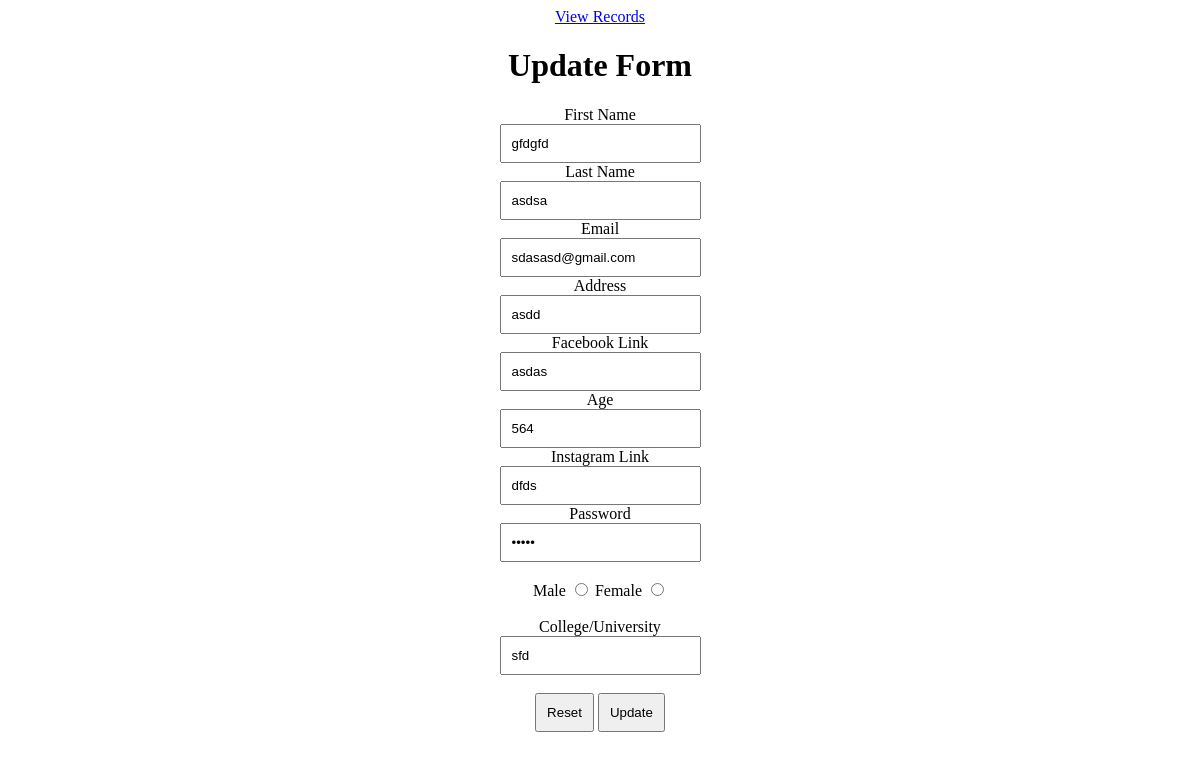
Page /update.php?update_id=6 on the earlier database version.
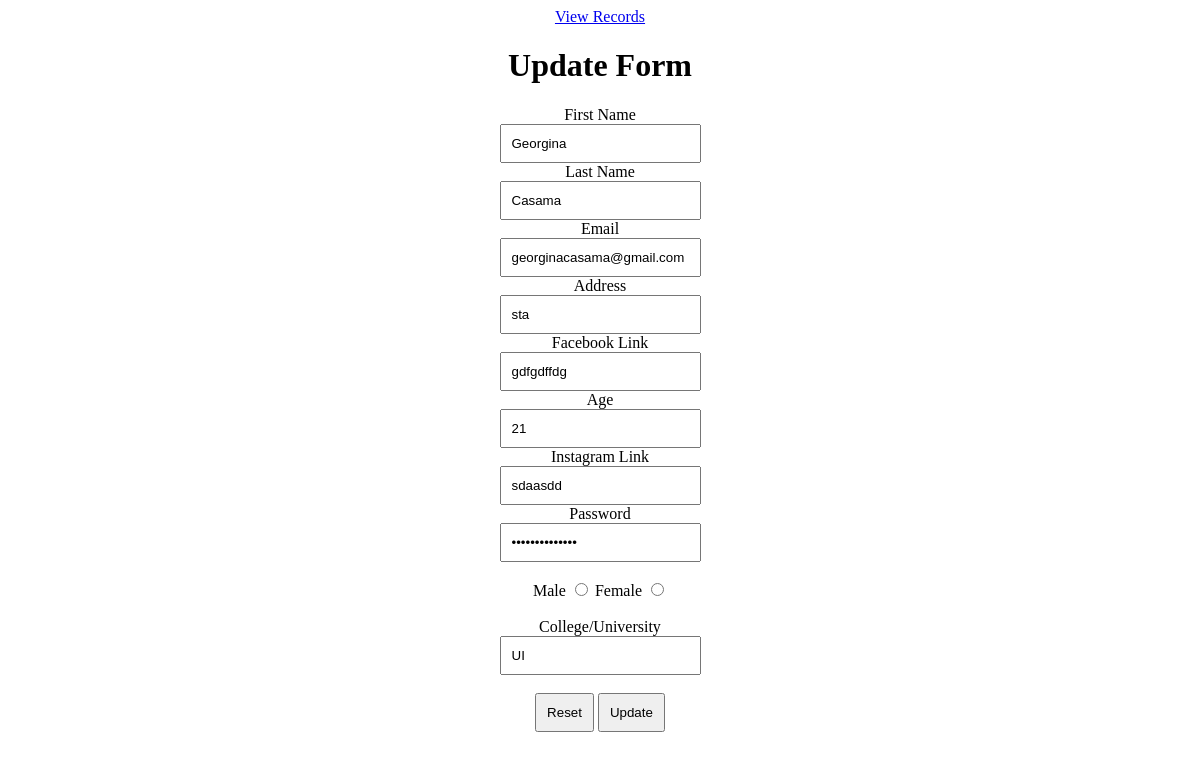
Same page on the later database version.
### tables this page shows
CREATE TABLE `user_profile` (
  `id` int(255) NOT NULL,
  `firstName` varchar(255) NOT NULL,
  `lastName` varchar(255) NOT NULL,
  `email` varchar(255) NOT NULL,
  `address` varchar(255) NOT NULL,
  `fbLink` varchar(255) NOT NULL,
  `age` int(255) NOT NULL,
  `instaLink` varchar(255) NOT NULL,
  `password` varchar(255) NOT NULL,
  `gender` varchar(255) NOT NULL,
  `school` varchar(255) NOT NULL
);

### update.php (the view, shortened to what this page needs)
<?php
    include "conn.php";
    $update_id = $_GET['update_id'];
?>
<!DOCTYPE html>
<html lang="en">
<head>
</head>
<body>
<div class="form-container">
        <center>
            <a href="records.php">View Records</a>
            <?php
                $get_data = mysqli_query($conn, "SELECT * FROM user_profile WHERE id = '$update_id'");
                while($row_data = mysqli_fetch_object($get_data)){
                    $firstName = $row_data -> firstName;
                    $lastName = $row_data -> lastName;
                    $email = $row_data -> email;
                    $address = $row_data -> address;
                    $fbLink = $row_data -> fbLink;
                    $age = $row_data -> age;
                    $instaLink = $row_data-> instaLink;
                    $password = $row_data -> password;
                    $gender = $row_data-> gender;
                    $school = $row_data-> school;
                }
            ?>
            <h1>Update Form</h1>
            <form action="login.php?update_id=<?php echo $update_id?>" method="post">
                <label>First Name</label>
                <br>
                <input type="text" name="fname" placeholder="Enter first name"  value=<?php echo $firstName?>   required>
                <br>
                <label>Last Name</label>
                <br>
                <input type="text" name="lname" placeholder="Enter last nane" value=<?php echo $lastName?>  required>
                <br>
                <label>Email</label>
                <br>
                <input type="email" name="email" placeholder="Enter email" value=<?php echo $email?>    required>
                <br>
                <label>Address</label>
                <br>
                <input type="text" name="address"  placeholder="Enter address" value=<?php echo $address?>  required>
                <br>
                <label>Facebook Link</label>
                <br>
                <input type="text" name="fb_link"  placeholder="Enter facebook link" value=<?php echo $fbLink?> required>
                <br>
                <label>Age</label>
                <br>
                <input type="number" name="age" placeholder="Enter age" value=<?php echo $age?> required>
                <br>
                <label>Instagram Link</label>
                <br>
                <input type="text" name="insta_link" placeholder="Enter instagram link" value=<?php echo $instaLink?> required>
                <br>
                <label>Password</label>
                <br>
                <input type="password" name="pass" placeholder="Enter password" value=<?php echo $password?>  required>
                <br>
                <br>
                <label>Male</label>
                <input type="radio" name="gender" value="Male" value=<?php echo $gender?> required>
                <label>Female</label>
                <input type="radio" name="gender" value="Female" value=<?php echo $gender?> required>
                <br>
                <br>
                <label>College/University</label>
                <br>
                <input type="text" name="school"  placeholder="Enter college or univeristy"value=<?php echo $school?> required>
                <br>
                <br>
                <input type="reset" value="Reset">
                <input type="submit" value="Update" name="update_data">
            </form>
        </center>
    </div>
</body>
</html>

Differences in the rows shown:
changed user_profile: fname "gfdgfd" → "Georgina"; lname "asdsa" → "Casama"; email "sdasasd@gmail.com" → "georginacasama@gmail.com"; fb_link "asdas" → "gdfgdffdg"; age "564" → "21"; insta_link "dfds" → "sdaasdd"; address "asdd" → (not shown)
Other differences:
form field address: (not shown) → "sta"
form field school: "sfd" → "UI"
